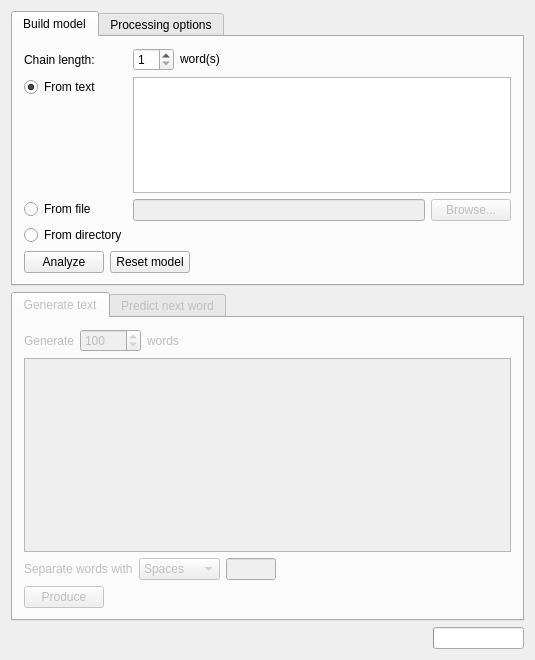
<?xml version="1.0" encoding="UTF-8"?>
<ui version="4.0">
 <class>MarkovChainGUI</class>
 <widget class="QMainWindow" name="MarkovChainGUI">
  <property name="geometry">
   <rect>
    <x>0</x>
    <y>0</y>
    <width>535</width>
    <height>660</height>
   </rect>
  </property>
  <property name="windowTitle">
   <string>Markov chain text generator</string>
  </property>
  <widget class="QWidget" name="centralWidget">
   <layout class="QVBoxLayout" name="verticalLayout">
    <item>
     <widget class="QTabWidget" name="inputTabWidget">
      <property name="enabled">
       <bool>true</bool>
      </property>
      <property name="sizePolicy">
       <sizepolicy hsizetype="Expanding" vsizetype="Expanding">
        <horstretch>0</horstretch>
        <verstretch>1</verstretch>
       </sizepolicy>
      </property>
      <property name="currentIndex">
       <number>0</number>
      </property>
      <property name="tabsClosable">
       <bool>false</bool>
      </property>
      <widget class="QWidget" name="sourceTab">
       <attribute name="title">
        <string>Build model</string>
       </attribute>
       <layout class="QGridLayout" name="gridLayout_2">
        <item row="0" column="0">
         <layout class="QFormLayout" name="sourceLayout">
          <property name="sizeConstraint">
           <enum>QLayout::SetDefaultConstraint</enum>
          </property>
          <property name="fieldGrowthPolicy">
           <enum>QFormLayout::ExpandingFieldsGrow</enum>
          </property>
          <item row="0" column="0">
           <widget class="QLabel" name="chainLengthLabel">
            <property name="sizePolicy">
             <sizepolicy hsizetype="Maximum" vsizetype="Minimum">
              <horstretch>0</horstretch>
              <verstretch>0</verstretch>
             </sizepolicy>
            </property>
            <property name="text">
             <string>Chain length:</string>
            </property>
           </widget>
          </item>
          <item row="0" column="1">
           <layout class="QHBoxLayout" name="chainLengthLayout">
            <property name="sizeConstraint">
             <enum>QLayout::SetDefaultConstraint</enum>
            </property>
            <item>
             <widget class="QSpinBox" name="chainLength">
              <property name="enabled">
               <bool>true</bool>
              </property>
              <property name="sizePolicy">
               <sizepolicy hsizetype="Maximum" vsizetype="Fixed">
                <horstretch>0</horstretch>
                <verstretch>0</verstretch>
               </sizepolicy>
              </property>
              <property name="minimum">
               <number>1</number>
              </property>
              <property name="maximum">
               <number>32</number>
              </property>
             </widget>
            </item>
            <item>
             <widget class="QLabel" name="chainLengthLabel_2">
              <property name="sizePolicy">
               <sizepolicy hsizetype="Maximum" vsizetype="Fixed">
                <horstretch>0</horstretch>
                <verstretch>0</verstretch>
               </sizepolicy>
              </property>
              <property name="text">
               <string>word(s)</string>
              </property>
             </widget>
            </item>
            <item>
             <spacer name="chainLengthSpacer">
              <property name="sizePolicy">
               <sizepolicy hsizetype="Minimum" vsizetype="Minimum">
                <horstretch>0</horstretch>
                <verstretch>0</verstretch>
               </sizepolicy>
              </property>
              <property name="orientation">
               <enum>Qt::Horizontal</enum>
              </property>
              <property name="sizeHint" stdset="0">
               <size>
                <width>40</width>
                <height>20</height>
               </size>
              </property>
             </spacer>
            </item>
           </layout>
          </item>
          <item row="1" column="0">
           <widget class="QRadioButton" name="textSourceButton">
            <property name="sizePolicy">
             <sizepolicy hsizetype="Minimum" vsizetype="Fixed">
              <horstretch>0</horstretch>
              <verstretch>0</verstretch>
             </sizepolicy>
            </property>
            <property name="text">
             <string>From text</string>
            </property>
            <property name="checked">
             <bool>true</bool>
            </property>
            <attribute name="buttonGroup">
             <string notr="true">sourceSelectButtons</string>
            </attribute>
           </widget>
          </item>
          <item row="1" column="1">
           <widget class="QPlainTextEdit" name="sourceTextInput">
            <property name="sizePolicy">
             <sizepolicy hsizetype="Expanding" vsizetype="Expanding">
              <horstretch>0</horstretch>
              <verstretch>0</verstretch>
             </sizepolicy>
            </property>
            <property name="sizeIncrement">
             <size>
              <width>0</width>
              <height>0</height>
             </size>
            </property>
            <property name="baseSize">
             <size>
              <width>0</width>
              <height>0</height>
             </size>
            </property>
            <property name="plainText">
             <string notr="true"/>
            </property>
           </widget>
          </item>
          <item row="2" column="1">
           <layout class="QHBoxLayout" name="fileSourceLayout">
            <item>
             <widget class="QLineEdit" name="fileSourcePath">
              <property name="enabled">
               <bool>false</bool>
              </property>
             </widget>
            </item>
            <item>
             <widget class="QPushButton" name="fileSourceBrowseButton">
              <property name="enabled">
               <bool>false</bool>
              </property>
              <property name="sizePolicy">
               <sizepolicy hsizetype="Maximum" vsizetype="Fixed">
                <horstretch>0</horstretch>
                <verstretch>0</verstretch>
               </sizepolicy>
              </property>
              <property name="text">
               <string>Browse...</string>
              </property>
             </widget>
            </item>
           </layout>
          </item>
          <item row="2" column="0">
           <layout class="QVBoxLayout" name="fileSourceLayout_2">
            <item>
             <widget class="QRadioButton" name="fileSourceButton">
              <property name="text">
               <string>From file</string>
              </property>
              <attribute name="buttonGroup">
               <string notr="true">sourceSelectButtons</string>
              </attribute>
             </widget>
            </item>
            <item>
             <widget class="QRadioButton" name="directorySourceButton">
              <property name="text">
               <string>From directory</string>
              </property>
              <attribute name="buttonGroup">
               <string notr="true">sourceSelectButtons</string>
              </attribute>
             </widget>
            </item>
           </layout>
          </item>
         </layout>
        </item>
        <item row="3" column="0">
         <layout class="QHBoxLayout" name="modelActionLayout">
          <item>
           <widget class="QPushButton" name="analysisButton">
            <property name="sizePolicy">
             <sizepolicy hsizetype="Maximum" vsizetype="Fixed">
              <horstretch>0</horstretch>
              <verstretch>0</verstretch>
             </sizepolicy>
            </property>
            <property name="text">
             <string>Analyze</string>
            </property>
           </widget>
          </item>
          <item>
           <widget class="QPushButton" name="resetButton">
            <property name="text">
             <string>Reset model</string>
            </property>
           </widget>
          </item>
          <item>
           <spacer name="modelActionSpacer">
            <property name="orientation">
             <enum>Qt::Horizontal</enum>
            </property>
            <property name="sizeHint" stdset="0">
             <size>
              <width>40</width>
              <height>20</height>
             </size>
            </property>
           </spacer>
          </item>
         </layout>
        </item>
       </layout>
      </widget>
      <widget class="QWidget" name="processingTab">
       <attribute name="title">
        <string>Processing options</string>
       </attribute>
       <layout class="QFormLayout" name="formLayout">
        <property name="fieldGrowthPolicy">
         <enum>QFormLayout::AllNonFixedFieldsGrow</enum>
        </property>
        <item row="0" column="0">
         <widget class="QLabel" name="processingCharacterLabel">
          <property name="text">
           <string>Word separators:</string>
          </property>
         </widget>
        </item>
        <item row="0" column="1">
         <layout class="QVBoxLayout" name="processingLayout_1">
          <item>
           <layout class="QHBoxLayout" name="processingLayout_2">
            <item>
             <widget class="QCheckBox" name="processingSpace">
              <property name="text">
               <string>Space</string>
              </property>
              <property name="checked">
               <bool>true</bool>
              </property>
             </widget>
            </item>
            <item>
             <widget class="QCheckBox" name="processingNewline">
              <property name="text">
               <string>Newline</string>
              </property>
              <property name="checked">
               <bool>true</bool>
              </property>
             </widget>
            </item>
            <item>
             <widget class="QCheckBox" name="processingCarriage">
              <property name="text">
               <string>Carriage return</string>
              </property>
              <property name="checked">
               <bool>true</bool>
              </property>
             </widget>
            </item>
            <item>
             <spacer name="processingSpacer">
              <property name="orientation">
               <enum>Qt::Horizontal</enum>
              </property>
              <property name="sizeHint" stdset="0">
               <size>
                <width>40</width>
                <height>20</height>
               </size>
              </property>
             </spacer>
            </item>
           </layout>
          </item>
          <item>
           <layout class="QHBoxLayout" name="processingLayout_3">
            <item>
             <widget class="QCheckBox" name="processingTabulator">
              <property name="sizePolicy">
               <sizepolicy hsizetype="Minimum" vsizetype="Fixed">
                <horstretch>0</horstretch>
                <verstretch>0</verstretch>
               </sizepolicy>
              </property>
              <property name="text">
               <string>Tab</string>
              </property>
              <property name="checked">
               <bool>true</bool>
              </property>
             </widget>
            </item>
            <item>
             <widget class="QCheckBox" name="processingCustom">
              <property name="text">
               <string>These characters:</string>
              </property>
             </widget>
            </item>
            <item>
             <widget class="QLineEdit" name="processingCustomChars">
              <property name="sizePolicy">
               <sizepolicy hsizetype="Maximum" vsizetype="Fixed">
                <horstretch>0</horstretch>
                <verstretch>0</verstretch>
               </sizepolicy>
              </property>
              <property name="minimumSize">
               <size>
                <width>0</width>
                <height>0</height>
               </size>
              </property>
              <property name="maximumSize">
               <size>
                <width>50</width>
                <height>16777215</height>
               </size>
              </property>
              <property name="baseSize">
               <size>
                <width>0</width>
                <height>0</height>
               </size>
              </property>
              <property name="maxLength">
               <number>32</number>
              </property>
              <property name="frame">
               <bool>true</bool>
              </property>
              <property name="clearButtonEnabled">
               <bool>false</bool>
              </property>
             </widget>
            </item>
            <item>
             <spacer name="processingSpacer_2">
              <property name="orientation">
               <enum>Qt::Horizontal</enum>
              </property>
              <property name="sizeHint" stdset="0">
               <size>
                <width>40</width>
                <height>20</height>
               </size>
              </property>
             </spacer>
            </item>
           </layout>
          </item>
         </layout>
        </item>
       </layout>
      </widget>
     </widget>
    </item>
    <item>
     <widget class="QTabWidget" name="outputTabWidget">
      <property name="enabled">
       <bool>false</bool>
      </property>
      <property name="sizePolicy">
       <sizepolicy hsizetype="Expanding" vsizetype="Expanding">
        <horstretch>0</horstretch>
        <verstretch>0</verstretch>
       </sizepolicy>
      </property>
      <property name="currentIndex">
       <number>0</number>
      </property>
      <widget class="QWidget" name="generationTab">
       <attribute name="title">
        <string>Generate text</string>
       </attribute>
       <layout class="QVBoxLayout" name="verticalLayout_3">
        <item>
         <layout class="QHBoxLayout" name="generationTabLayout_1">
          <item>
           <widget class="QLabel" name="randomTextLabel">
            <property name="text">
             <string>Generate</string>
            </property>
           </widget>
          </item>
          <item>
           <widget class="QSpinBox" name="randomTextWordCount">
            <property name="maximum">
             <number>99999</number>
            </property>
            <property name="singleStep">
             <number>10</number>
            </property>
            <property name="value">
             <number>100</number>
            </property>
           </widget>
          </item>
          <item>
           <widget class="QLabel" name="randomTextLabel_2">
            <property name="text">
             <string>words</string>
            </property>
           </widget>
          </item>
          <item>
           <spacer name="randomTextSpacer">
            <property name="orientation">
             <enum>Qt::Horizontal</enum>
            </property>
            <property name="sizeHint" stdset="0">
             <size>
              <width>40</width>
              <height>20</height>
             </size>
            </property>
           </spacer>
          </item>
          <item>
           <widget class="QLabel" name="resetRateLabel">
            <property name="text">
             <string/>
            </property>
           </widget>
          </item>
         </layout>
        </item>
        <item>
         <widget class="QPlainTextEdit" name="randomTextOutput">
          <property name="sizePolicy">
           <sizepolicy hsizetype="Expanding" vsizetype="Expanding">
            <horstretch>0</horstretch>
            <verstretch>0</verstretch>
           </sizepolicy>
          </property>
          <property name="readOnly">
           <bool>true</bool>
          </property>
          <property name="plainText">
           <string notr="true"/>
          </property>
         </widget>
        </item>
        <item>
         <layout class="QHBoxLayout" name="generationTabLayout_2">
          <item>
           <widget class="QLabel" name="randomTextSeparatorLabel">
            <property name="text">
             <string>Separate words with</string>
            </property>
           </widget>
          </item>
          <item>
           <widget class="QComboBox" name="randomTextSeparatorSelect">
            <item>
             <property name="text">
              <string>Spaces</string>
             </property>
            </item>
            <item>
             <property name="text">
              <string>Newlines</string>
             </property>
            </item>
            <item>
             <property name="text">
              <string>Nothing</string>
             </property>
            </item>
            <item>
             <property name="text">
              <string>Other...</string>
             </property>
            </item>
           </widget>
          </item>
          <item>
           <widget class="QLineEdit" name="randomTextSeparatorText">
            <property name="sizePolicy">
             <sizepolicy hsizetype="Maximum" vsizetype="Fixed">
              <horstretch>0</horstretch>
              <verstretch>0</verstretch>
             </sizepolicy>
            </property>
            <property name="minimumSize">
             <size>
              <width>50</width>
              <height>0</height>
             </size>
            </property>
            <property name="maximumSize">
             <size>
              <width>20</width>
              <height>16777215</height>
             </size>
            </property>
            <property name="baseSize">
             <size>
              <width>0</width>
              <height>0</height>
             </size>
            </property>
           </widget>
          </item>
          <item>
           <spacer name="randomTextSpacer_2">
            <property name="orientation">
             <enum>Qt::Horizontal</enum>
            </property>
            <property name="sizeHint" stdset="0">
             <size>
              <width>40</width>
              <height>20</height>
             </size>
            </property>
           </spacer>
          </item>
         </layout>
        </item>
        <item>
         <widget class="QPushButton" name="randomTextButton">
          <property name="sizePolicy">
           <sizepolicy hsizetype="Maximum" vsizetype="Fixed">
            <horstretch>0</horstretch>
            <verstretch>0</verstretch>
           </sizepolicy>
          </property>
          <property name="text">
           <string>Produce</string>
          </property>
         </widget>
        </item>
       </layout>
      </widget>
      <widget class="QWidget" name="predictionTab">
       <property name="enabled">
        <bool>false</bool>
       </property>
       <attribute name="title">
        <string>Predict next word</string>
       </attribute>
       <layout class="QVBoxLayout" name="verticalLayout_4">
        <item>
         <widget class="QLabel" name="predictionUnsupportedLabel">
          <property name="text">
           <string>(not supported yet)</string>
          </property>
         </widget>
        </item>
       </layout>
      </widget>
     </widget>
    </item>
    <item>
     <layout class="QHBoxLayout" name="statusBarLayout">
      <item>
       <widget class="QLabel" name="statusBarText">
        <property name="sizePolicy">
         <sizepolicy hsizetype="Preferred" vsizetype="Preferred">
          <horstretch>0</horstretch>
          <verstretch>0</verstretch>
         </sizepolicy>
        </property>
        <property name="text">
         <string/>
        </property>
       </widget>
      </item>
      <item>
       <spacer name="statusBarSpacer">
        <property name="orientation">
         <enum>Qt::Horizontal</enum>
        </property>
        <property name="sizeHint" stdset="0">
         <size>
          <width>40</width>
          <height>20</height>
         </size>
        </property>
       </spacer>
      </item>
      <item>
       <widget class="QProgressBar" name="statusBarProgress">
        <property name="enabled">
         <bool>true</bool>
        </property>
        <property name="sizePolicy">
         <sizepolicy hsizetype="Fixed" vsizetype="Fixed">
          <horstretch>0</horstretch>
          <verstretch>0</verstretch>
         </sizepolicy>
        </property>
        <property name="maximum">
         <number>100</number>
        </property>
        <property name="value">
         <number>0</number>
        </property>
        <property name="textVisible">
         <bool>false</bool>
        </property>
        <property name="format">
         <string>%p%</string>
        </property>
       </widget>
      </item>
     </layout>
    </item>
   </layout>
  </widget>
  <action name="actionNew">
   <property name="text">
    <string>New</string>
   </property>
  </action>
  <action name="actionOpen_model">
   <property name="text">
    <string>Open model</string>
   </property>
  </action>
  <action name="actionSave_model">
   <property name="text">
    <string>Save model</string>
   </property>
  </action>
  <action name="actionAbout">
   <property name="text">
    <string>About</string>
   </property>
  </action>
  <action name="actionQuit">
   <property name="text">
    <string>Quit</string>
   </property>
  </action>
 </widget>
 <layoutdefault spacing="6" margin="11"/>
 <resources/>
 <connections/>
 <buttongroups>
  <buttongroup name="sourceSelectButtons"/>
 </buttongroups>
</ui>
